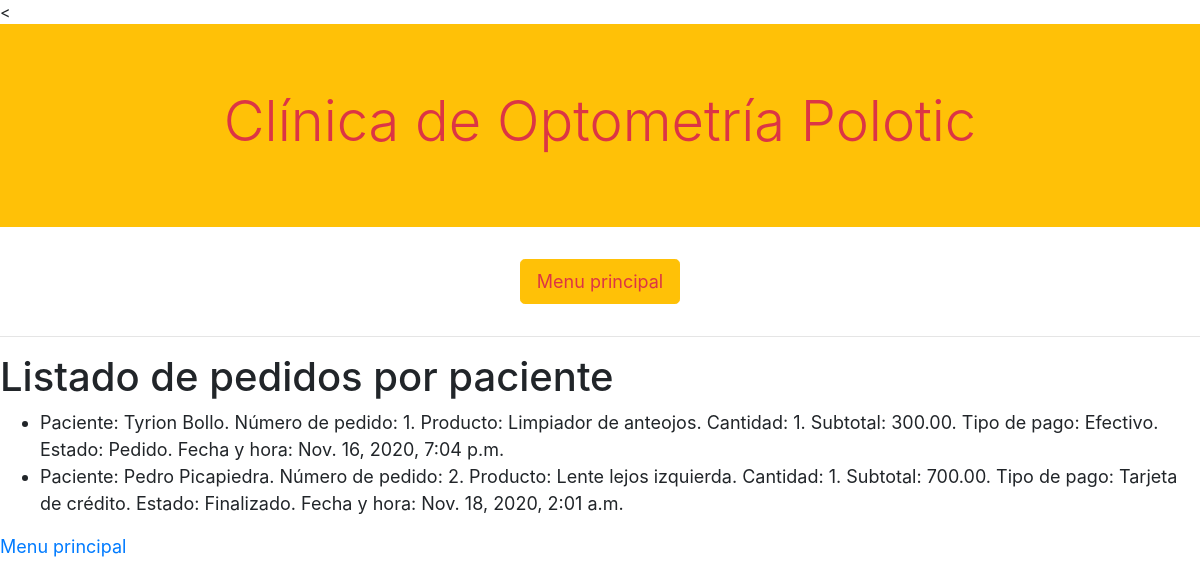
The page /pedidos on the database as committed earlier.
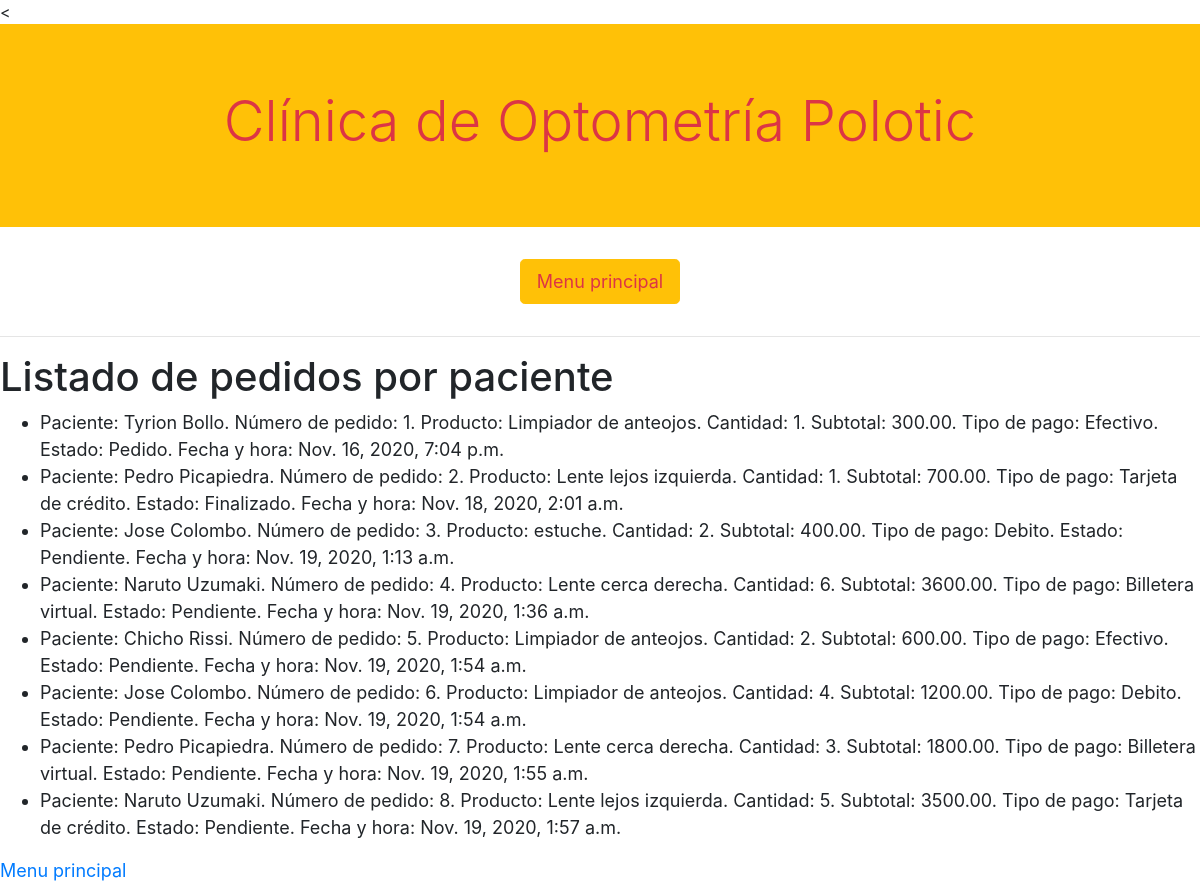
The same page on the database as committed later.
### clinica/models.py (models this page shows, shortened)
class Pedido(models.Model):
    vendedor = models.ForeignKey(Vendedor, on_delete=models.RESTRICT, related_name="vendedor_pedido")
    paciente = models.ForeignKey(Paciente, on_delete=models.RESTRICT, related_name="paciente_producto")
    producto = models.ForeignKey(Producto, on_delete=models.RESTRICT, related_name="producto_pedido")
    cantidad = models.IntegerField()
    subtotal = models.DecimalField(decimal_places=2, max_digits=10)
    tipo_de_pago = models.ForeignKey(FormaDePago, on_delete=models.RESTRICT, related_name="forma_de_pago")
    estado = models.ForeignKey(EstadoPedido, on_delete=models.RESTRICT, related_name="estado_de_pedido", default='1')
    fecha_y_hora = models.DateTimeField(auto_now_add = True)

class Paciente(models.Model):
    nombre = models.CharField(max_length=64)
    apellido = models.CharField(max_length=64)
    medico = models.ForeignKey(Medico, on_delete=models.RESTRICT, related_name="medico_asignado")
    def __str__(self):
        return f"{self.nombre} {self.apellido}"

class Producto(models.Model):
    nombre_producto = models.CharField(max_length=64)
    precio = models.DecimalField(decimal_places=2, max_digits=5)
    lejos_cerca = models.ForeignKey(LejosCerca, on_delete=models.RESTRICT, related_name="lejos_o_cerca")
    izquierda_derecha = models.ForeignKey(IzquierdaDerecha, on_delete=models.RESTRICT, related_name="izquierda_o_derecha")
    armazon = models.ForeignKey(Armazon, on_delete=models.RESTRICT, related_name="incluye_armazon")

class FormaDePago(models.Model):
    nombre = models.CharField(max_length=64)
    def __str__(self):
        return f"{self.nombre}"

class EstadoPedido(models.Model):
    nombre = models.CharField(max_length=64)
    def __str__(self):
        return f"{self.nombre}"

### clinica/views.py (the view, shortened to what this page needs)
# urls.py: path("pedidos", views.pedidos, name = "pedidos"),
def pedidos(request):
    ahora = datetime.now()
    pedidos= Pedido.objects.all()
    return render(request,"clinica/pedidos.html", {
        "titulo": "Listado de pedidos por paciente",
        "pedidos": pedidos,
        "form": FormFiltroSemanaMes
        })

### clinica/templates/clinica/pedidos.html (shortened to what this page needs)
{% extends "clinica/layout.html" %}
{% block body %}
<h1>{{titulo}}</h1>
<ul>
{% for pedido in pedidos %}
<li>Paciente: {{pedido.paciente}}. Número de pedido: {{pedido.id}}. Producto: {{pedido.producto.nombre_producto}}. Cantidad: {{pedido.cantidad}}. Subtotal: {{pedido.subtotal}}. Tipo de pago: {{pedido.tipo_de_pago}}. Estado: {{pedido.estado}}. Fecha y hora: {{pedido.fecha_y_hora}}</li>
{% endfor %}
</ul>
<a href="{% url 'usuarios:index' %}">Menu principal</a>
{% endblock %}

### clinica/templates/clinica/layout.html (shortened to what this page needs)
<!DOCTYPE html>
<html lang="en">
<head>
{% load bootstrap4 %}
{% bootstrap_css %}
{% load static %}
<link rel="stylesheet" href="{% static 'css/clinica.css' %}">
</head>
<body>
<<div class="jumbotron jumbotron-fluid bg-warning d-flex">
<h1 class="display-4 text-danger mx-auto">Clínica de Optometría Polotic</h1>
</div>
<div class="d-flex align-items-center">
<a class="btn btn-warning text-danger btn-lg mb-3 mx-auto" href="{% url 'usuarios:index' %}">Menu principal</a>
</div>
<hr>
{% block body %}
{% endblock %}
</body>
</html>

### clinica/static/css/clinica.css (style rules this page uses)
@media screen and (min-width: 770px) { a, p, li { font-size: 18px !important; } }

Rows that differ between the two databases and show on the page:
added Pedido: paciente "Jose Colombo", id "3", producto.nombre_producto "estuche", cantidad "2", subtotal "400.00", tipo_de_pago "Debito", estado "Pendiente", fecha_y_hora "Nov. 19, 2020, 1:13 a.m."
added Pedido: paciente "Naruto Uzumaki", id "4", producto.nombre_producto "Lente cerca derecha", cantidad "6", subtotal "3600.00", tipo_de_pago "Billetera virtual", estado "Pendiente", fecha_y_hora "Nov. 19, 2020, 1:36 a.m."
added Pedido: paciente "Chicho Rissi", id "5", producto.nombre_producto "Limpiador de anteojos", cantidad "2", subtotal "600.00", tipo_de_pago "Efectivo", estado "Pendiente", fecha_y_hora "Nov. 19, 2020, 1:54 a.m."
added Pedido: paciente "Jose Colombo", id "6", producto.nombre_producto "Limpiador de anteojos", cantidad "4", subtotal "1200.00", tipo_de_pago "Debito", estado "Pendiente", fecha_y_hora "Nov. 19, 2020, 1:54 a.m."
added Pedido: paciente "Pedro Picapiedra", id "7", producto.nombre_producto "Lente cerca derecha", cantidad "3", subtotal "1800.00", tipo_de_pago "Billetera virtual", estado "Pendiente", fecha_y_hora "Nov. 19, 2020, 1:55 a.m."
added Pedido: paciente "Naruto Uzumaki", id "8", producto.nombre_producto "Lente lejos izquierda", cantidad "5", subtotal "3500.00", tipo_de_pago "Tarjeta de crédito", estado "Pendiente", fecha_y_hora "Nov. 19, 2020, 1:57 a.m."
